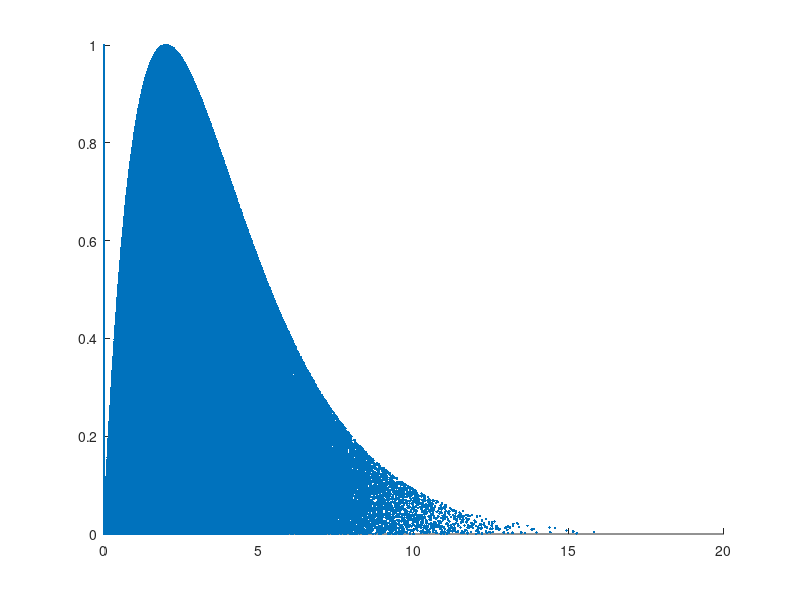

This figure's MATLAB source:
clear;
clc;
close all;

tic
f = @(x) (x*exp(-x));
g = @(x) (0.5*exp(-x/2));

c = 4/exp(1);

rate = 1/c;

N = floor(10^6/rate);

Y = exprnd(2,[1,N]);
U = rand([1,N]);

accepted = zeros([1,N]);
for i = 1:N
    if U(i)<=(exp(1)/2*Y(i)*exp(-Y(i)/2))
        accepted(i) = Y(i);
        length(accepted);
    end
end

toc


scatter(accepted,U,".");
